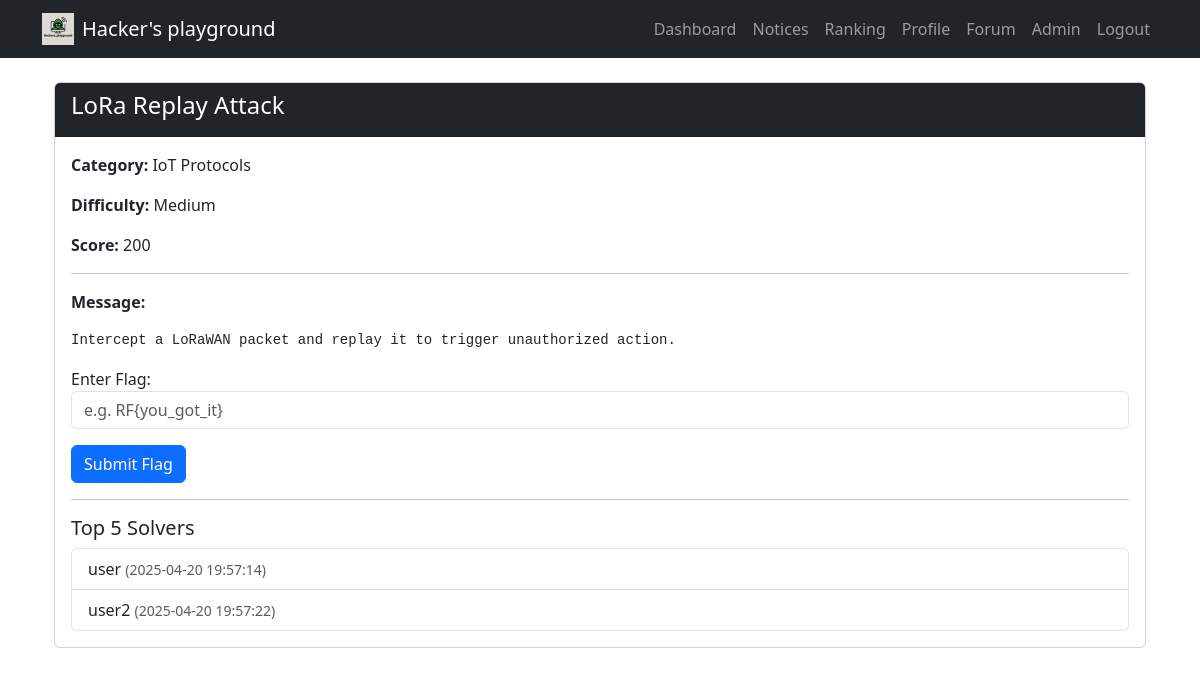
The page /challenge/2 (signed in) on the database its author committed.
### tables this page shows
CREATE TABLE challenges (
  id INTEGER PRIMARY KEY AUTOINCREMENT,
  title TEXT NOT NULL,
  category TEXT,
  message TEXT,
  difficulty TEXT,
  score INTEGER,
  flag TEXT
);

CREATE TABLE solves (
  id INTEGER PRIMARY KEY AUTOINCREMENT,
  user_id INTEGER,
  challenge_id INTEGER,
  solved_at TEXT DEFAULT CURRENT_TIMESTAMP,
  FOREIGN KEY(user_id) REFERENCES users(id),
  FOREIGN KEY(challenge_id) REFERENCES challenges(id)
);

CREATE TABLE users (
  id INTEGER PRIMARY KEY AUTOINCREMENT,
  username TEXT NOT NULL UNIQUE,
  password TEXT NOT NULL,
  email TEXT,
  comment TEXT,
  nationality TEXT,
  score INTEGER DEFAULT 0,
  ranking INTEGER DEFAULT 0
);

### routes/challenge.py (the view, shortened to what this page needs)
@challenge_routes.route('/challenge/<int:challenge_id>', methods=['GET', 'POST'])
def challenge(challenge_id):
    if 'user_id' not in session:
        return redirect('/login')
    conn = get_db()
    cur = conn.cursor()
    cur.execute("SELECT * FROM challenges WHERE id=?", (challenge_id,))
    challenge = cur.fetchone()
    if not challenge:
        flash("Challenge not found.")
        return redirect('/dashboard')
    cur.execute("SELECT 1 FROM solves WHERE user_id=? AND challenge_id=?", (session['user_id'], challenge_id))
    already_solved = cur.fetchone()
    cur.execute("""
        SELECT u.username, s.solved_at
        FROM solves s JOIN users u ON s.user_id = u.id
        WHERE s.challenge_id = ?
        ORDER BY s.solved_at ASC
        LIMIT 5
    """, (challenge_id,))
    solvers = cur.fetchall()
    return render_template('challenge/challenge.html', challenge=challenge, already_solved=bool(already_solved), solvers=solvers)

### routes/challenge.py (called while the page is built)
def get_db():
    conn = sqlite3.connect('database.db')
    conn.row_factory = sqlite3.Row
    return conn

### templates/challenge/challenge.html
{% extends "base.html" %}
{% block content %}
<div class="container">
  <div class="card">
    <div class="card-header bg-dark text-white">
      <h4>{{ challenge.title }}</h4>
    </div>
    <div class="card-body">
      <p><strong>Category:</strong> {{ challenge.category }}</p>
      <p><strong>Difficulty:</strong> {{ challenge.difficulty }}</p>
      <p><strong>Score:</strong> {{ challenge.score }}</p>
      <hr>
      <p><strong>Message:</strong></p>
      <pre>{{ challenge.message }}</pre>
      {% if already_solved %}
        <div class="alert alert-success">✅ You have already solved this challenge.</div>
      {% else %}
        <form method="POST">
          <div class="mb-3">
            <label for="flag">Enter Flag:</label>
            <input type="text" class="form-control" name="flag" placeholder="e.g. RF{you_got_it}" required>
          </div>
          <button class="btn btn-primary">Submit Flag</button>
        </form>
      {% endif %}
      <hr>
      <h5>Top 5 Solvers</h5>
      <ul class="list-group">
        {% for solver in solvers %}
          <li class="list-group-item">{{ solver.username }} <small class="text-muted">({{ solver.solved_at }})</small></li>
        {% else %}
          <li class="list-group-item">No one has solved it yet.</li>
        {% endfor %}
      </ul>
    </div>
  </div>
</div>
{% endblock %}

### rows shown on the page
challenges: title "LoRa Replay Attack", category "IoT Protocols", difficulty "Medium", score "200", message "Intercept a LoRaWAN packet and replay it to trigger unauthorized action."
solves: username "user", solved_at "2025-04-20 19:57:14"
solves: username "user2", solved_at "2025-04-20 19:57:22"
